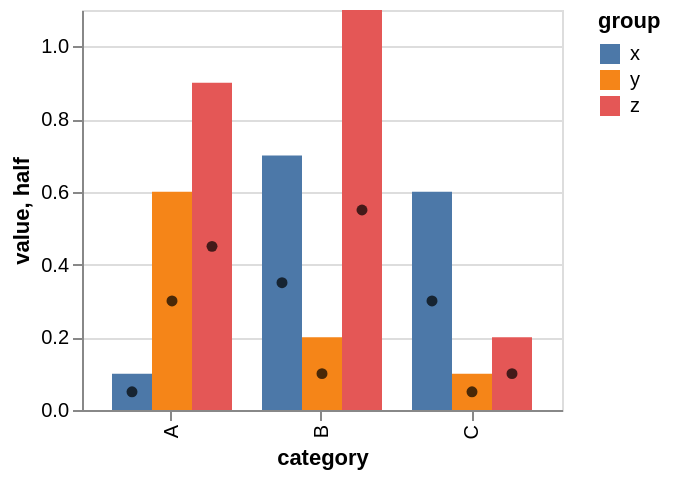

Source (Vega-Lite JSON):
### Vega specification from a JSON file in a GitHub repository (floating-point values rounded to 4 significant figures)
{"$schema": "https://vega.github.io/schema/vega/v5.json", "background": "white", "padding": 5, "height": 200, "style": "cell", "data": [{"name": "source_0", "values": [{"category": "A", "group": "x", "value": 0.1}, {"category": "A", "group": "y", "value": 0.6}, {"category": "A", "group": "z", "value": 0.9}, {"category": "B", "group": "x", "value": 0.7}, {"category": "B", "group": "y", "value": 0.2}, {"category": "B", "group": "z", "value": 1.1}, {"category": "C", "group": "x", "value": 0.6}, {"category": "C", "group": "y", "value": 0.1}, {"category": "C", "group": "z", "value": 0.2}]}, {"name": "data_0", "source": "source_0", "transform": [{"type": "formula", "expr": "datum.value/2", "as": "half"}]}, {"name": "data_1", "source": "data_0", "transform": [{"type": "stack", "groupby": ["category", "group"], "field": "value", "sort": {"field": [], "order": []}, "as": ["value_start", "value_end"], "offset": "zero"}, {"type": "filter", "expr": "isValid(datum[\"value\"]) && isFinite(+datum[\"value\"])"}]}, {"name": "data_2", "source": "data_0", "transform": [{"type": "filter", "expr": "isValid(datum[\"half\"]) && isFinite(+datum[\"half\"])"}]}], "signals": [{"name": "x_step", "update": "20 * bandspace(domain('xOffset').length, 0, 0) / (1-0.2)"}, {"name": "width", "update": "bandspace(domain('x').length, 0.2, 0.2) * x_step"}], "marks": [{"name": "layer_0_marks", "type": "rect", "style": ["bar"], "from": {"data": "data_1"}, "encode": {"update": {"fill": {"scale": "color", "field": "group"}, "ariaRoleDescription": {"value": "bar"}, "description": {"signal": "\"category: \" + (isValid(datum[\"category\"]) ? datum[\"category\"] : \"\"+datum[\"category\"]) + \"; value: \" + (format(datum[\"value\"], \"\")) + \"; group: \" + (isValid(datum[\"group\"]) ? datum[\"group\"] : \"\"+datum[\"group\"])"}, "xc": {"scale": "x", "field": "category", "offset": {"scale": "xOffset", "field": "group", "band": 0.5}}, "width": {"signal": "max(0.25, bandwidth('xOffset'))"}, "y": {"scale": "y", "field": "value_end"}, "y2": {"scale": "y", "field": "value_start"}}}}, {"name": "layer_1_marks", "type": "symbol", "style": ["circle"], "from": {"data": "data_2"}, "encode": {"update": {"opacity": {"value": 0.7}, "fill": {"value": "black"}, "ariaRoleDescription": {"value": "circle"}, "description": {"signal": "\"category: \" + (isValid(datum[\"category\"]) ? datum[\"category\"] : \"\"+datum[\"category\"]) + \"; half: \" + (format(datum[\"half\"], \"\")) + \"; group: \" + (isValid(datum[\"group\"]) ? datum[\"group\"] : \"\"+datum[\"group\"])"}, "x": {"scale": "x", "field": "category", "offset": {"scale": "xOffset", "field": "group", "band": 0.5}}, "y": {"scale": "y", "field": "half"}, "shape": {"value": "circle"}}}}], "scales": [{"name": "x", "type": "band", "domain": {"fields": [{"data": "data_1", "field": "category"}, {"data": "data_2", "field": "category"}], "sort": true}, "range": {"step": {"signal": "x_step"}}, "paddingInner": 0.2, "paddingOuter": 0.2}, {"name": "y", "type": "linear", "domain": {"fields": [{"data": "data_1", "field": "value_start"}, {"data": "data_1", "field": "value_end"}, {"data": "data_2", "field": "half"}]}, "range": [{"signal": "height"}, 0], "nice": true, "zero": true}, {"name": "xOffset", "type": "band", "domain": {"fields": [{"data": "data_1", "field": "group"}, {"data": "data_2", "field": "group"}], "sort": true}, "range": {"step": 20}}, {"name": "color", "type": "ordinal", "domain": {"data": "data_1", "field": "group", "sort": true}, "range": "category"}], "axes": [{"scale": "y", "orient": "left", "gridScale": "x", "grid": true, "tickCount": {"signal": "ceil(height/40)"}, "domain": false, "labels": false, "aria": false, "maxExtent": 0, "minExtent": 0, "ticks": false, "zindex": 0}, {"scale": "x", "orient": "bottom", "grid": false, "title": "category", "labelAlign": "right", "labelAngle": 270, "labelBaseline": "middle", "zindex": 0}, {"scale": "y", "orient": "left", "grid": false, "title": "value, half", "labelOverlap": true, "tickCount": {"signal": "ceil(height/40)"}, "zindex": 0}], "legends": [{"fill": "color", "symbolType": "square", "title": "group"}]}
